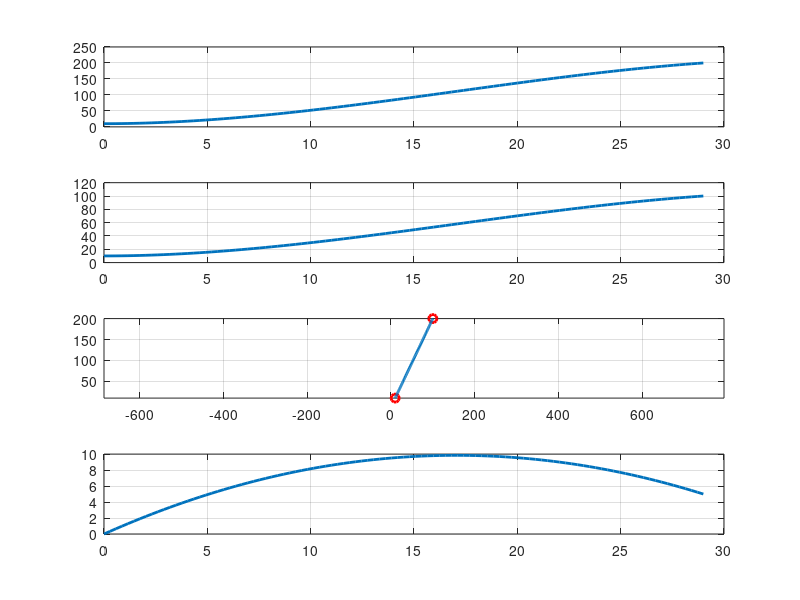

Here is the MATLAB script that generated this plot:
% exQuadProg is compatible with MATLAB and GNU Octave (www.octave.org).
% Quadratic programming for waypoint trajectory generation. Two cubic 
% polynominals are fitted to two waypoints where the speed and position 
% are specified. The starting time is t0 while the arrival time t1 at 
% next waypoint is unknown.
%
% Cubic spline between two points:
%   x(t) = a3*t^3 + a2*t^2 + a1*t + a0
%   y(t) = b3*t^3 + b2*t^2 + b1*t + b0
%
% Author:    Thor I. Fossen
% Date:      9 July 2002
% Revisions: 

Umax = 10;    % Maximum speed

% Waypoint #0
t0 = 0;       % Time
x0 = 10;      % x-position 
y0 = 10;      % y-psoition
U0 = 0;       % Speed

% waypoint #1 
% Time t1 is unknown (will be optimized)
x1 = 200;     % x-position 
y1 = 100;     % y-position
U1 = 5;       % Speed

% Direction from waypoint #0 to waypoint #1
psi0 = atan2(y1-y0,x1-x0);
psi1 = psi0;                  % Last waypoint equals direction of previous

%% MAIN LOOP for computation of the 9 unknowns,
% Time t1 and the polynominal parameters x = [a3 a2 a1 a0 b3 b2 b1 b0]'
Jbar_min = 1e10;

for dt = 1:100
    
    t1 = t0+dt;  
        
    y = [x0 x1 y0 y1 U0*cos(psi0) U0*sin(psi0) U1*cos(psi1) U1*sin(psi1)]';
    
    A = [t0^3    t0^2 t0 1 0 0 0 0
        t1^3    t1^2 t1 1 0 0 0 0
        0 0 0 0 t0^3 t0^2 t0 1
        0 0 0 0 t1^3 t1^2 t1 1  
        3*t0^2 2*t0   1  0 0 0 0 0 
        0 0 0 0 3*t0^2 2*t0   1  0      
        3*t1^2 2*t1   1  0 0 0 0 0 
        0 0 0 0 3*t1^2 2*t1   1  0   ];

    H  = A'*A;
    f  = -y'*A;
    
    [x,J] = quadprog(H,f,[],[]);
    
    Jbar = 0.5*(J - y'*y); 
    
    % Speed profile between waypoints #0 and #1
    t = linspace(t0,t1,101);
    Acoeff = x(1:4);
    Bcoeff = x(5:8);
    xdot = polyval([0 3*Acoeff(1) 2*Acoeff(2) Acoeff(3)],t);
    ydot = polyval([0 3*Bcoeff(1) 2*Bcoeff(2) Bcoeff(3)],t);
    U    = sqrt(xdot.^2+ydot.^2);
    
    % Select optimal solution 
    if max(U) < Umax
        xopt = x;
        topt = t1;
        break
    end
    
end

% Optimal solution
t1 = topt
Acoeff = xopt(1:4)  
Bcoeff = xopt(5:8)

%% PLOTS
t = linspace(t0,t1,101);

figure(gcf)
subplot(411)
plot(t,polyval(Acoeff,t),'linewidth',2);
grid

subplot(412)
plot(t,polyval(Bcoeff,t),'linewidth',2);
grid

subplot(413)
plot([y0 y1],[x0 x1],'ro',polyval(Bcoeff,t),polyval(Acoeff,t),'linewidth',2);
axis('equal'),grid    

subplot(414)
xdot = polyval([0 3*Acoeff(1) 2*Acoeff(2) Acoeff(3)],t);
ydot = polyval([0 3*Bcoeff(1) 2*Bcoeff(2) Bcoeff(3)],t);
U    = sqrt(xdot.^2+ydot.^2);
plot(t,U,'linewidth',2);
grid    

set(findall(gcf,'type','line'),'linewidth',2)
set(findall(gcf,'type','text'),'FontSize',14)